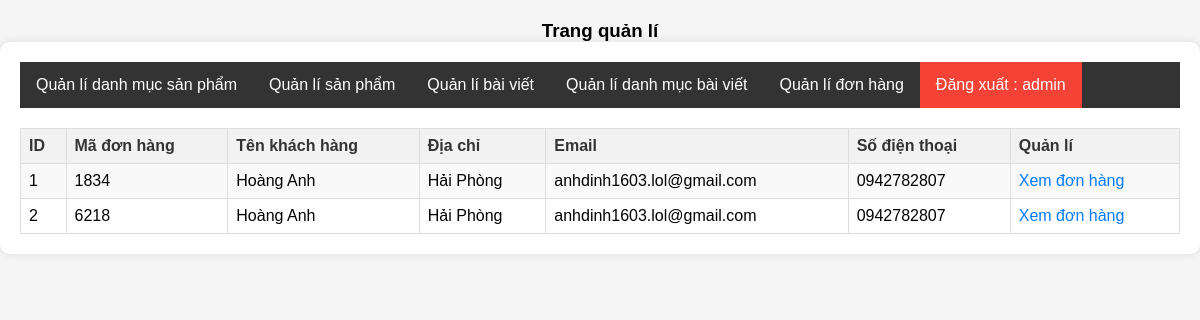
/HoangAnhStore/admincp/index.php?action=quanlidonhang&query=lietke (signed in), run on the app's committed database.
### tables this page shows
CREATE TABLE `tbl_cart` (
  `id_cart` int(11) NOT NULL,
  `id_khachhang` int(11) NOT NULL,
  `code_cart` varchar(10) NOT NULL,
  `cart_status` int(11) NOT NULL
);

CREATE TABLE `tbl_dangky` (
  `id_dangky` int(11) NOT NULL,
  `tenkhachhang` varchar(100) NOT NULL,
  `email` varchar(100) NOT NULL,
  `diachi` varchar(100) NOT NULL,
  `matkhau` varchar(100) NOT NULL,
  `dienthoai` varchar(20) NOT NULL
);

### HoangAnhStore/admincp/modules/quanlidonhang/lietke.php (the view)
<?php
    $sql_lietke_dh = "select * from tbl_cart,tbl_dangky where tbl_cart.id_khachhang = tbl_dangky.id_dangky order by tbl_cart.id_cart desc";
    $query_lietke_dh = mysqli_query($mysqli,$sql_lietke_dh);
?>
<table class="ListTable"  border="1" width="100%" style="border-collapse: collapse;">
    <tr>
        <th>ID</th>
        <th>Mã đơn hàng</th>
        <th>Tên khách hàng</th>
        <th>Địa chỉ</th>
        <th>Email</th>
        <th>Số điện thoại</th>
        <th>Quản lí</th>
    </tr>
<?php
    $i = 0;
    while($row = mysqli_fetch_array($query_lietke_dh))
    {
        $i++;
?>
    <tr>
        <td><?php echo $i ?></td>
        <td><?php echo $row['code_cart'] ?></td>
        <td><?php echo $row['tenkhachhang'] ?></td>
        <td><?php echo $row['diachi'] ?></td>
        <td><?php echo $row['email'] ?></td>
        <td><?php echo $row['dienthoai'] ?></td>
        <td>
            <a href="index.php?action=donhang&query=xemdonhang&code=<?php echo $row['code_cart'] ?>">Xem đơn hàng</a>
        </td>
    </tr>
<?php
    }
?>
</table>

### HoangAnhStore/admincp/css/styleadmincp.css (style rules this page uses)
* { margin: 0; padding: 0; box-sizing: border-box; }
html, body { width: 100%; height: 100%; }
body { font-family: Arial, sans-serif; background-color: #f5f5f5; margin: 0; padding: 0; }
.ListTable { width: 100%; border-collapse: collapse; }
.ListTable th, .ListTable td { border: 1px solid #ddd; padding: 8px; }
.ListTable th { background-color: #f2f2f2; color: #333; text-align: left; }
.ListTable tr:nth-child(even) { background-color: #f9f9f9; }
.ListTable a { text-decoration: none; color: #007bff; }

### data on the page
tbl_cart: code_cart "1834", tbl_dangky.tenkhachhang "Hoàng Anh", tbl_dangky.diachi "Hải Phòng", tbl_dangky.email "anhdinh1603.lol@gmail.com", tbl_dangky.dienthoai "0942782807"
tbl_cart: code_cart "6218", tbl_dangky.tenkhachhang "Hoàng Anh", tbl_dangky.diachi "Hải Phòng", tbl_dangky.email "anhdinh1603.lol@gmail.com", tbl_dangky.dienthoai "0942782807"

### other printed values
$_SESSION['dangnhap'] "admin"
